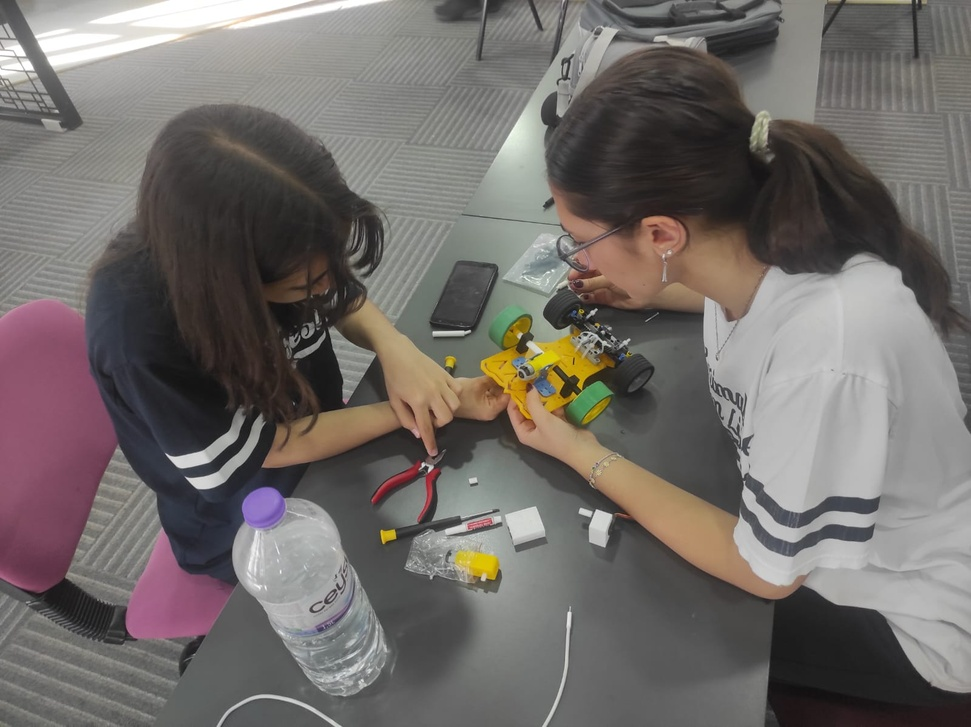
#> input picture t-photos/Assembly of the servo motor and wheels1.jpeg, 971 x 727 px, shrunk from 1600 x 1197 before the run, given in place of the camera
$ python OpenCv+Cam_2.py
#> lines starting #> are read from the running program, lines starting #| are printed output that depends on the picture; after the words box and inside, x2 and y2 are one past the last pixel; in counts of white or black regions, pixels touching at a corner belong together
import cv2
import numpy as np

cap = cv2.VideoCapture(0)

while True:
    ret, frame = cap.read()
#> frame is the input picture: shape (727, 971, 3); mean B, G, R 104.7, 107.8, 113.4
    if not ret:
        break

    hsv = cv2.cvtColor(frame, cv2.COLOR_BGR2HSV)
#> hsv: shape (727, 971, 3); mean H, S, V 40.2, 26.4, 114.7

    lower_red1 = np.array([0, 120, 70])
    upper_red1 = np.array([10, 255, 255])
    lower_red2 = np.array([170, 120, 70])
    upper_red2 = np.array([180, 255, 255])
    red_mask = cv2.inRange(hsv, lower_red1, upper_red1) + cv2.inRange(hsv, lower_red2, upper_red2)
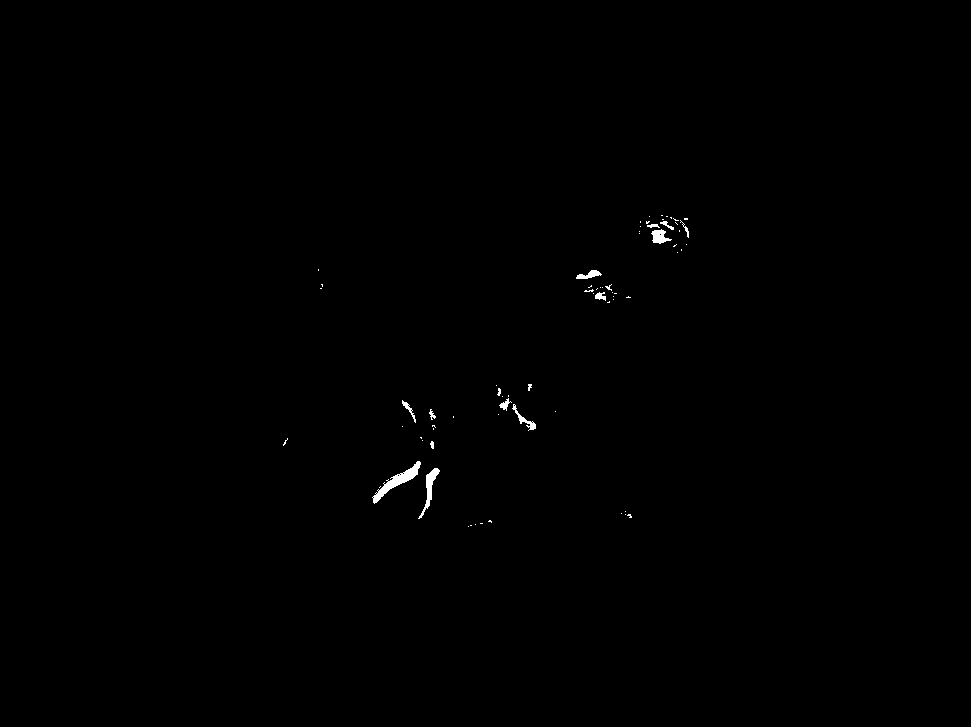
#> red_mask: shape (727, 971); 0.26% white; 71 white regions (56 under 20 px), largest, box (x1, y1, x2, y2) and area: (372, 461, 421, 504) 504, (418, 468, 440, 519) 285, (651, 229, 672, 244) 178

    lower_green = np.array([40, 50, 50])
    upper_green = np.array([80, 255, 255])
    green_mask = cv2.inRange(hsv, lower_green, upper_green)
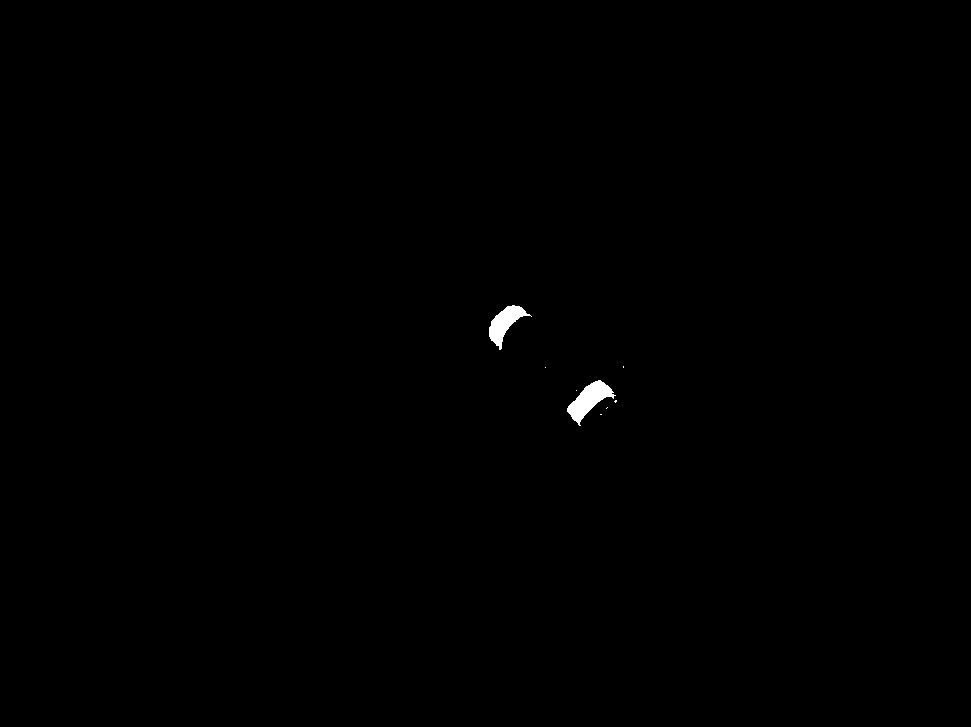
#> green_mask: shape (727, 971); 0.24% white; 8 white regions (6 under 20 px), largest, box (x1, y1, x2, y2) and area: (567, 380, 616, 426) 929, (489, 305, 532, 350) 768

    red_area = cv2.countNonZero(red_mask)
#> red_area = 1835
    green_area = cv2.countNonZero(green_mask)
#> green_area = 1711

    if red_area > 1000:
        color_text = "KIRMIZI"
        color = (0, 0, 255)
    elif green_area > 1000:
        color_text = "YESIL"
        color = (0, 255, 0)
    else:
        color_text = "RENK YOK"
        color = (200, 200, 200)

    cv2.putText(frame, color_text, (20, 60), cv2.FONT_HERSHEY_SIMPLEX, 2, color, 4)
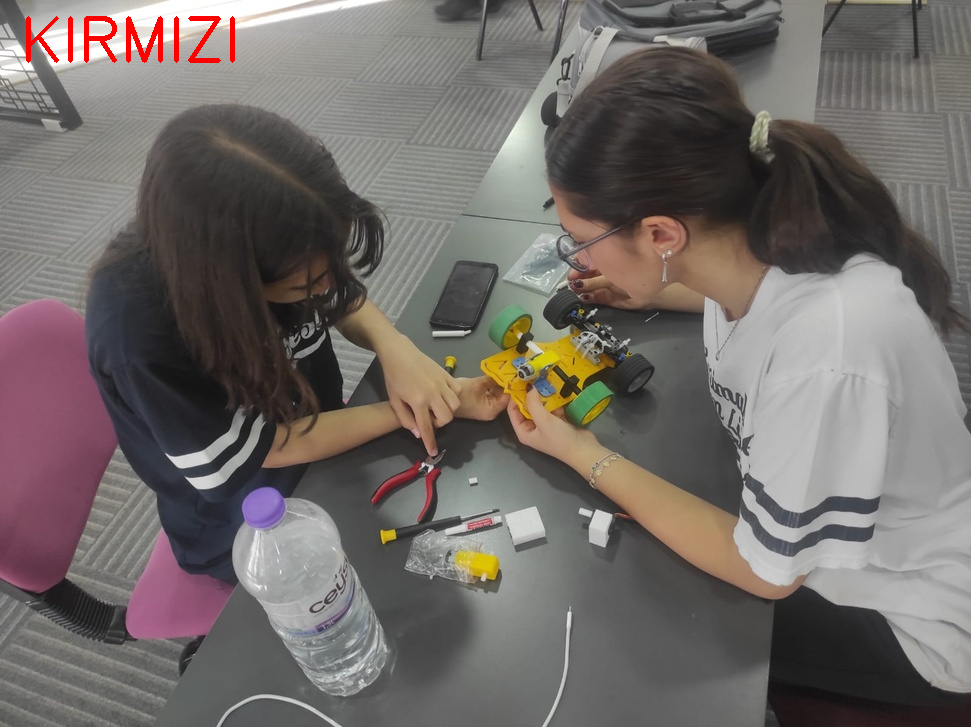
#> frame: shape (727, 971, 3); 0.45% of pixels changed, all inside (x1, y1, x2, y2) = (26, 16, 235, 63)

    cv2.imshow("Kamera", frame)

    if cv2.waitKey(1) & 0xFF == 27:
#> (key Esc is pressed here)
        break

cap.release()
cv2.destroyAllWindows()

$ run again, on t-photos/Assembly of the servo motor and wheels2.jpeg
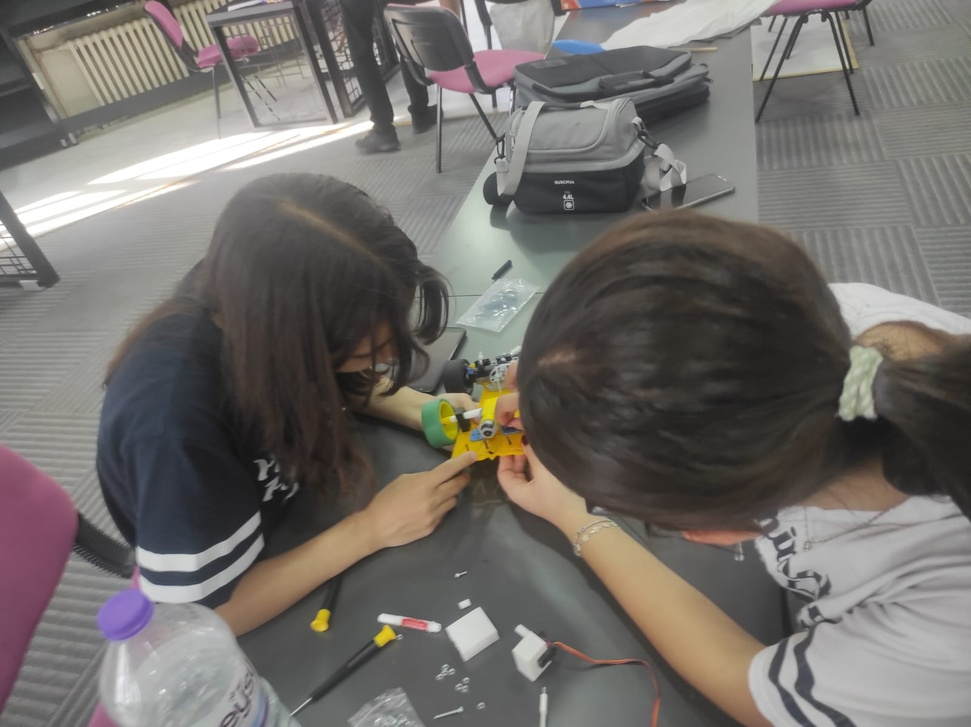
#> input picture t-photos/Assembly of the servo motor and wheels2.jpeg, 971 x 727 px, shrunk from 1600 x 1197 before the run, given in place of the camera
#> frame is the input picture: shape (727, 971, 3); mean B, G, R 106.6, 110.3, 114.4
#> hsv: shape (727, 971, 3); mean H, S, V 43, 25.4, 116
#> `red_mask = cv2.inRange(hsv, lower_red1, upper_red1) + cv2.inRange(hsv,..`:
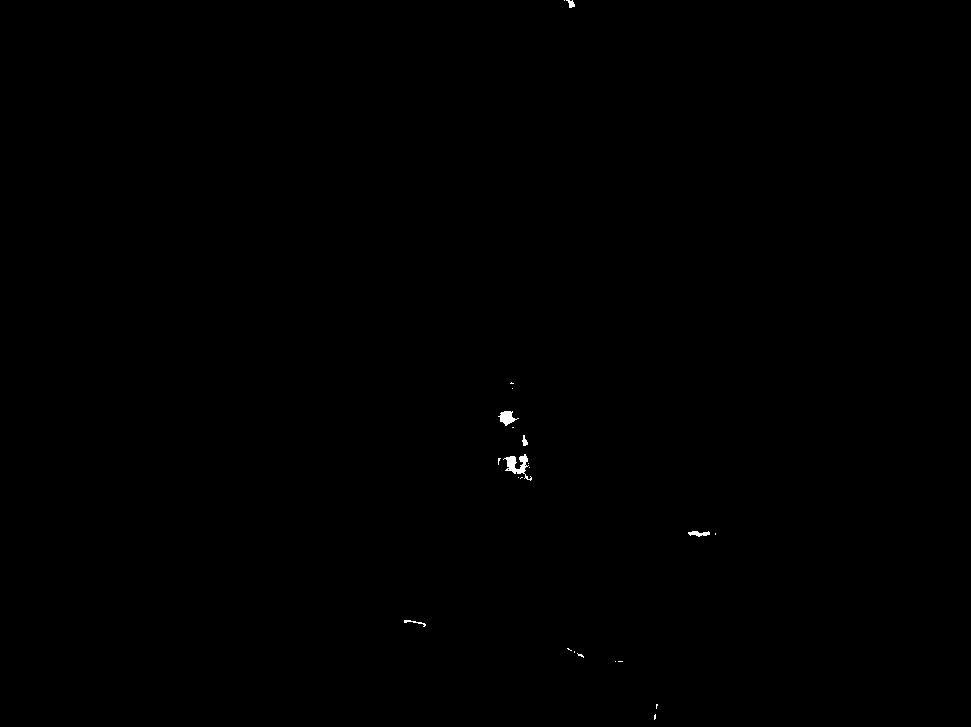
#> red_mask: shape (727, 971); 0.1% white; 23 white regions (17 under 20 px), largest, box (x1, y1, x2, y2) and area: (503, 454, 532, 481) 293, (498, 411, 519, 426) 165, (688, 531, 710, 537) 81, (404, 620, 426, 627) 45, (566, 0, 575, 8) 42, (522, 435, 528, 446) 39
#> green_mask: shape (727, 971); 0.13% white; 3 white regions (2 under 20 px), largest, box (x1, y1, x2, y2) and area: (421, 398, 453, 448) 895
#> red_area = 738
#> green_area = 897
#> `cv2.putText(frame, color_text, (20, 60), cv2.FONT_HERSHEY_SIMPLEX, 2, ..`:
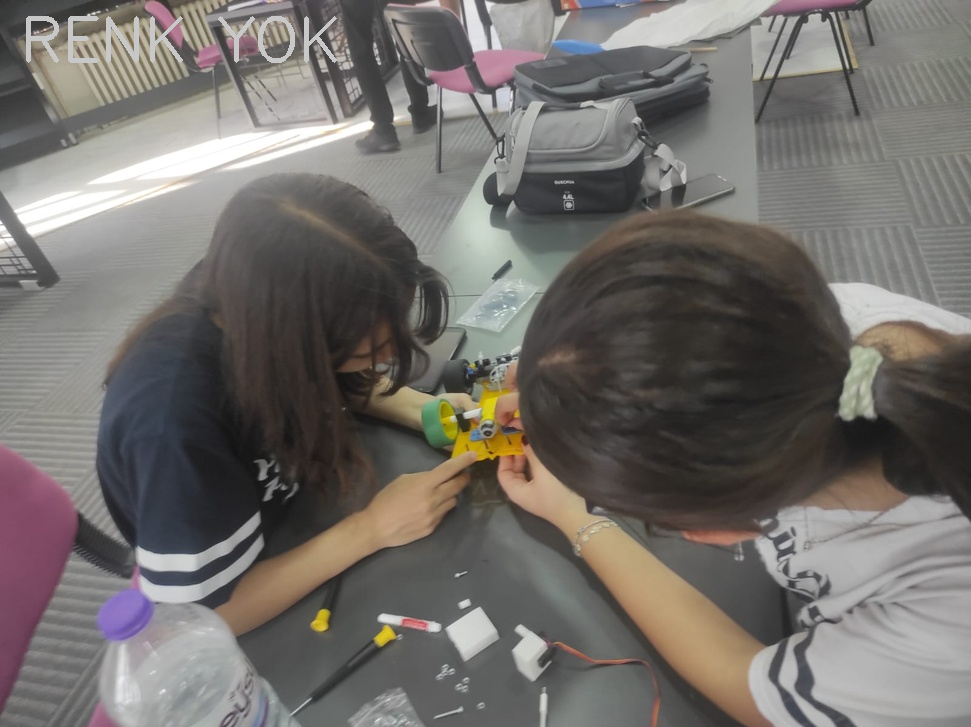
#> frame: shape (727, 971, 3); 0.53% of pixels changed, all inside (x1, y1, x2, y2) = (26, 16, 337, 63)

$ run again, on t-photos/Assembly of the servo motor and wheels3.jpeg
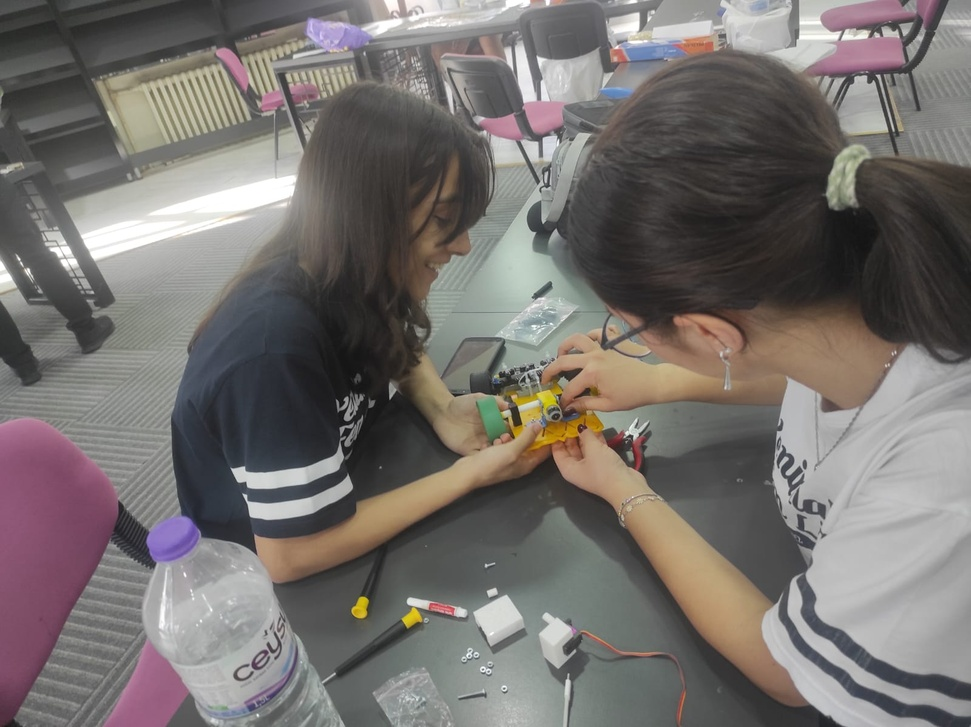
#> input picture t-photos/Assembly of the servo motor and wheels3.jpeg, 971 x 727 px, shrunk from 1600 x 1197 before the run, given in place of the camera
#> frame is the input picture: shape (727, 971, 3); mean B, G, R 109.7, 112.5, 117.6
#> hsv: shape (727, 971, 3); mean H, S, V 48.2, 27.2, 119.8
#> `red_mask = cv2.inRange(hsv, lower_red1, upper_red1) + cv2.inRange(hsv,..`:
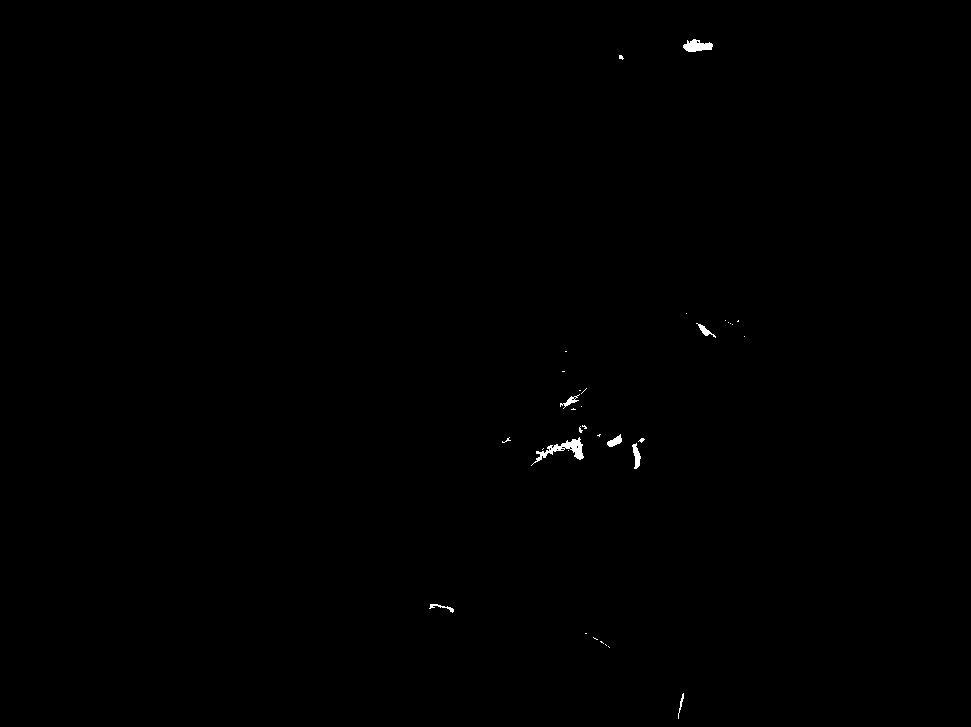
#> red_mask: shape (727, 971); 0.19% white; 34 white regions (26 under 20 px), largest, box (x1, y1, x2, y2) and area: (531, 437, 584, 466) 421, (683, 39, 713, 52) 255, (632, 443, 641, 469) 127
#> green_mask: shape (727, 971); 0.11% white; 5 white regions (4 under 20 px), largest, box (x1, y1, x2, y2) and area: (476, 397, 506, 441) 766
#> red_area = 1317
#> green_area = 782
#> `cv2.putText(frame, color_text, (20, 60), cv2.FONT_HERSHEY_SIMPLEX, 2, ..`:
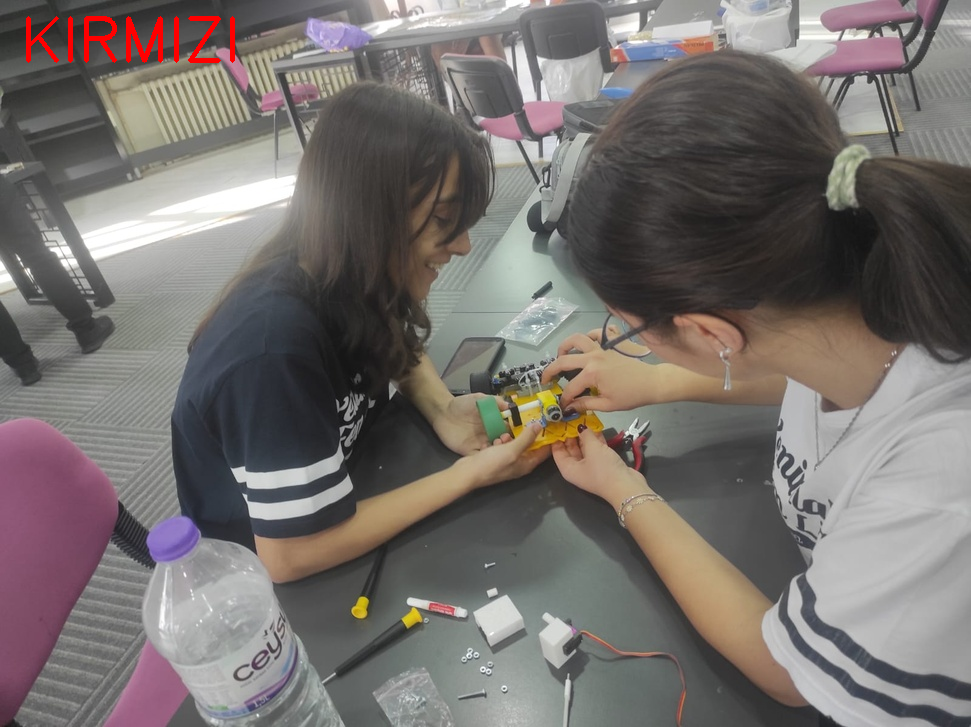
#> frame: shape (727, 971, 3); 0.45% of pixels changed, all inside (x1, y1, x2, y2) = (26, 16, 235, 63)

$ run again, on t-photos/Assembly of the servo motor and wheels4.jpeg
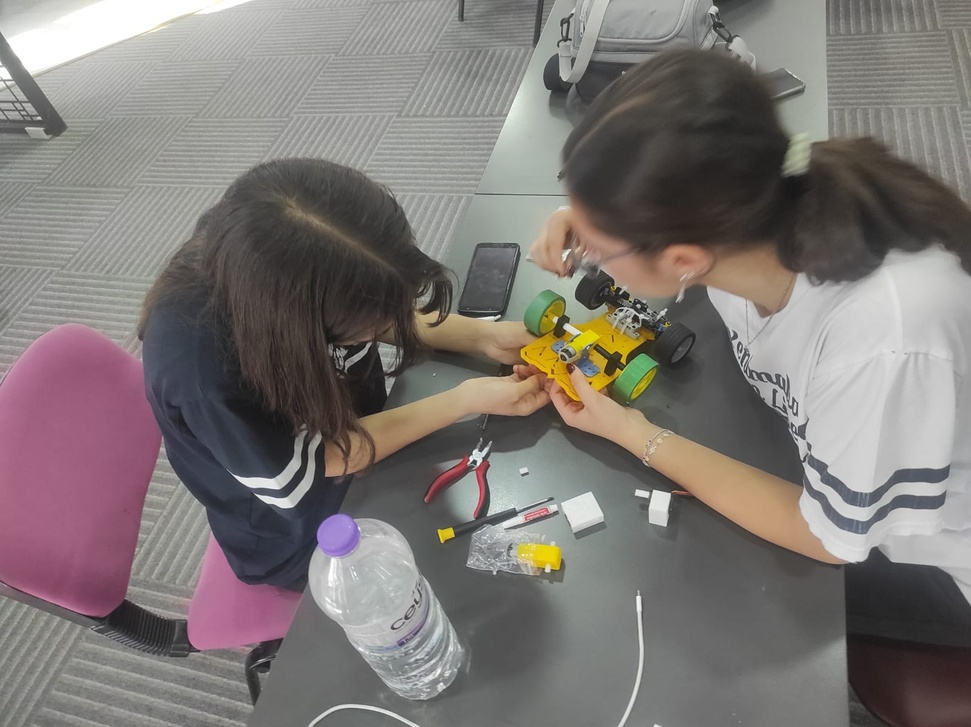
#> input picture t-photos/Assembly of the servo motor and wheels4.jpeg, 971 x 727 px, shrunk from 1600 x 1197 before the run, given in place of the camera
#> frame is the input picture: shape (727, 971, 3); mean B, G, R 117.1, 119.5, 125.8
#> hsv: shape (727, 971, 3); mean H, S, V 48, 27.1, 127.5
#> `red_mask = cv2.inRange(hsv, lower_red1, upper_red1) + cv2.inRange(hsv,..`:
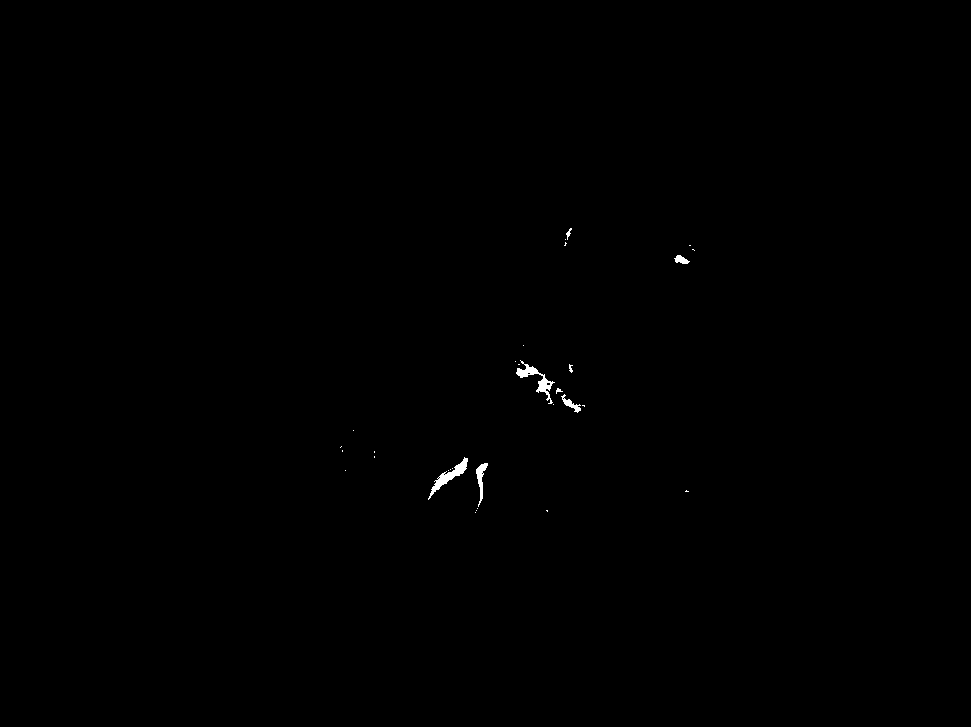
#> red_mask: shape (727, 971); 0.18% white; 31 white regions (23 under 20 px), largest, box (x1, y1, x2, y2) and area: (428, 457, 468, 500) 388, (516, 360, 555, 404) 387, (476, 463, 488, 507) 197
#> green_mask: shape (727, 971); 0.24% white; 7 white regions (5 under 20 px), largest, box (x1, y1, x2, y2) and area: (615, 352, 660, 400) 967, (524, 290, 566, 332) 717
#> red_area = 1295
#> green_area = 1700
#> `cv2.putText(frame, color_text, (20, 60), cv2.FONT_HERSHEY_SIMPLEX, 2, ..`:
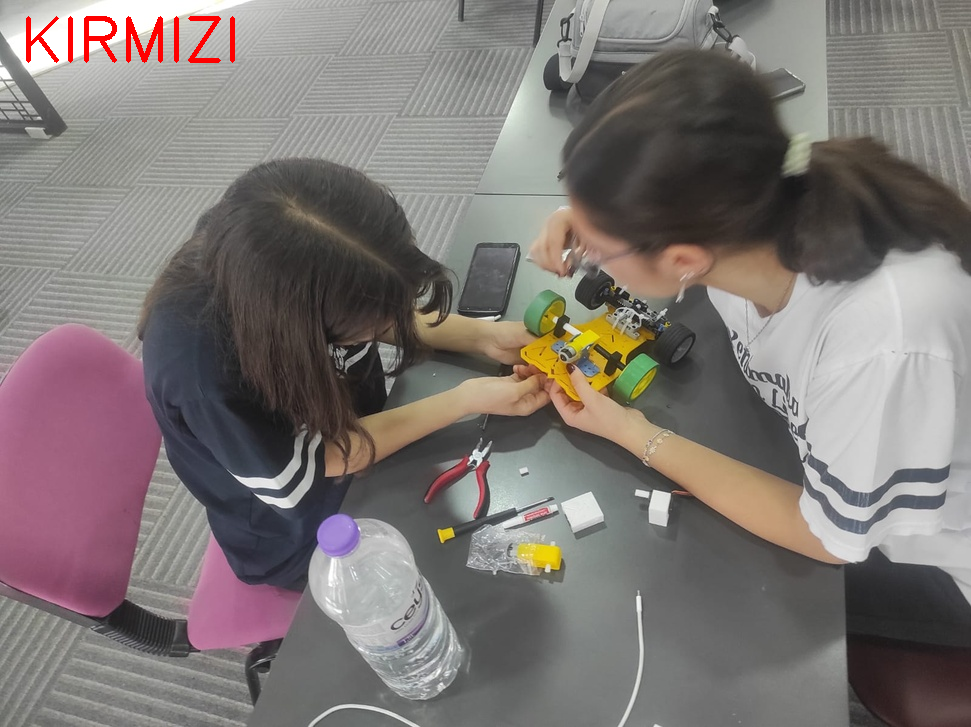
#> frame: shape (727, 971, 3); 0.45% of pixels changed, all inside (x1, y1, x2, y2) = (26, 16, 235, 63)
